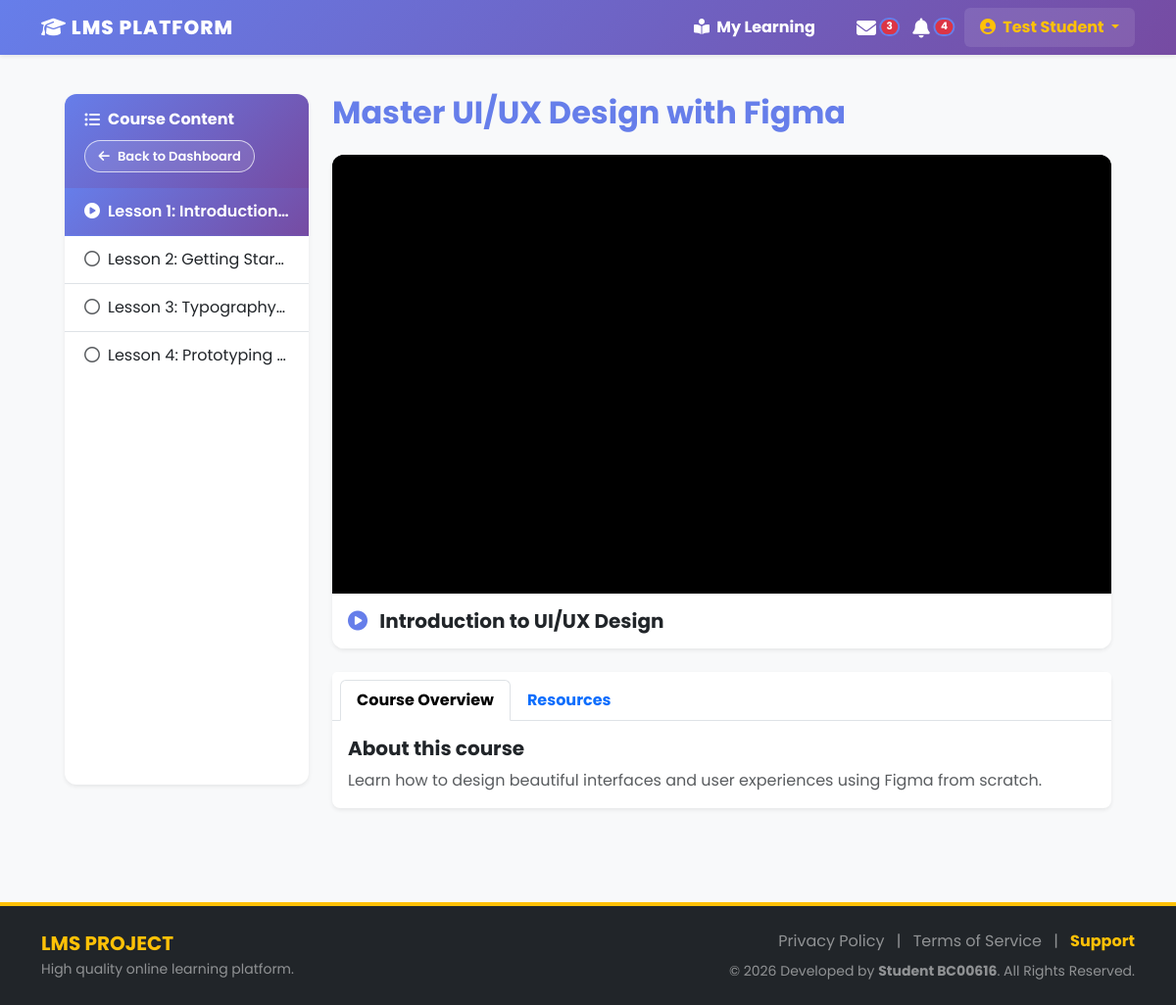
Page /public/course/learn/20 (signed in) on the committed database.
### tables this page shows
CREATE TABLE `lessons` (
  `id` int(11) NOT NULL,
  `course_id` int(11) NOT NULL,
  `title` varchar(150) NOT NULL,
  `content` text DEFAULT NULL,
  `video_url` varchar(255) DEFAULT NULL,
  `order_index` int(11) DEFAULT 0,
  `created_at` timestamp NOT NULL DEFAULT current_timestamp()
);

CREATE TABLE `courses` (
  `id` int(11) NOT NULL,
  `title` varchar(150) NOT NULL,
  `slug` varchar(150) NOT NULL,
  `description` text DEFAULT NULL,
  `price` decimal(10,2) DEFAULT 0.00,
  `thumbnail` varchar(255) DEFAULT NULL,
  `instructor_id` int(11) NOT NULL,
  `category_id` int(11) DEFAULT NULL,
  `status` enum('draft','published','hidden') DEFAULT 'draft',
  `created_at` timestamp NOT NULL DEFAULT current_timestamp()
);

### app/Controllers/CourseController.php (called while the page is built, shortened)
<?php
class CourseController extends Controller {
   public function learn($course_id) {
        $courseModel = $this->model('CourseModel');
        $course = $courseModel->getCourseById($course_id);
        $lessons = $courseModel->getLessonsByCourse($course_id);
        $current_lesson = null;
        if (!empty($lessons)) {
            $current_lesson = $lessons[0];
        }
        $this->view('courses/learn', [
            'title' => 'Learning: ' . $course['title'],
            'course' => $course,
            'lessons' => $lessons,
            'current_lesson' => $current_lesson
        ]);
    }
}

### public/index.php (called while the page is built, shortened)
<?php
require_once '../app/Config/Database.php';
require_once '../app/Core/Controller.php';
$app = new App();

### app/Models/CourseModel.php (called while the page is built, shortened)
<?php
require_once '../app/Config/Database.php';
class CourseModel {
    private $conn;
    public function __construct() {
        $db = new Database();
        $this->conn = $db->connect();
    }
    public function getCourseById($id) {
        $sql = "SELECT c.*, u.fullname as instructor_name, cat.name as category_name
                FROM courses c
                JOIN users u ON c.instructor_id = u.id
                JOIN categories cat ON c.category_id = cat.id
                WHERE c.id = ?";
        $stmt = $this->conn->prepare($sql);
        $stmt->execute([$id]);
        return $stmt->fetch(PDO::FETCH_ASSOC);
    }
    public function getLessonsByCourse($course_id) {
        $sql = "SELECT * FROM lessons WHERE course_id = ? ORDER BY id ASC";
        $stmt = $this->conn->prepare($sql);
        $stmt->execute([$course_id]);
        return $stmt->fetchAll(PDO::FETCH_ASSOC);
    }
}

### app/Config/Database.php (called while the page is built)
<?php
class Database {
    private $host = 'localhost';
    private $user = 'root';
    private $pass = '';
    private $dbname = 'lms_db';
    public function connect() {
        try {
            $dsn = "mysql:host=" . $this->host . ";dbname=" . $this->dbname . ";charset=utf8";
            $pdo = new PDO($dsn, $this->user, $this->pass);
            $pdo->setAttribute(PDO::ATTR_ERRMODE, PDO::ERRMODE_EXCEPTION);
            return $pdo;
        } catch (PDOException $e) {
            die("Database Connection Error: " . $e->getMessage());
        }
    }
}

### app/Views/courses/learn.php (the view, shortened to what this page needs)
<?php require_once '../app/Views/inc/header.php'; ?>
<?php
    function getYoutubeId($url) {
        $pattern = '/(?:youtube\.com\/(?:[^\/]+\/.+\/|(?:v|e(?:mbed)?)\/|.*[?&]v=)|youtu\.be\/)([^"&?\/\s]{11})/i';
        if (preg_match($pattern, $url, $matches)) {
            return $matches[1];
        }
        return null;
    }
    $currentLesson = $data['current_lesson'];
    $videoId = $currentLesson ? getYoutubeId($currentLesson['video_url']) : null;
?>
<div class="container-fluid mt-3 mb-5 px-3 px-md-4">
    <div class="row g-4">
        <div class="col-lg-3 mb-4 learn-sidebar">
            <div class="card shadow-sm h-100">
                <div class="card-header text-white">
                    <h2 class="h6 card-header-title mb-0">
                        <i class="fas fa-list-ul me-2"></i>Course Content
                    </h2>
                    <a href="/LMS_Project/public/course/my_learning" class="learn-back-btn">
                        <i class="fas fa-arrow-left me-2"></i>Back to Dashboard
                    </a>
                </div>
                <div class="list-group list-group-flush sidebar-content">
                    <?php if (empty($data['lessons'])): ?>
                        <div class="learn-empty-sidebar">
                            <i class="fas fa-folder-open"></i>
                            <span>No lessons uploaded yet.</span>
                        </div>
                    <?php else: ?>
                        <?php foreach($data['lessons'] as $index => $lesson): ?>
                            <?php
                                $isActive = ($currentLesson && $currentLesson['id'] == $lesson['id']) ? 'active' : '';
                                $link = "/LMS_Project/public/course/learn/" . $data['course']['id'] . "?lesson_id=" . $lesson['id'];
                            ?>
                            <a href="<?= $link ?>" class="list-group-item list-group-item-action <?= $isActive ?> d-flex align-items-center">
                                <span class="me-2">
                                    <?php if($isActive): ?>
                                        <i class="fas fa-play-circle"></i>
                                    <?php else: ?>
                                        <i class="far fa-circle text-muted"></i>
                                    <?php endif; ?>
                                </span>
                                <span class="text-truncate">
                                    Lesson <?= $index + 1 ?>: <?= htmlspecialchars($lesson['title']) ?>
                                </span>
                            </a>
                        <?php endforeach; ?>
                    <?php endif; ?>
                </div>
            </div>
        </div>
        <div class="col-lg-9">
            <h2 class="fw-bold mb-4 text-primary">
                <?= htmlspecialchars($data['course']['title']) ?>
            </h2>
            <?php if ($currentLesson): ?>
                <div class="card shadow-sm mb-4 border-0 video-wrap">
                    <div class="card-body p-0 bg-dark">
                        <div class="video-container">
                            <?php if ($videoId): ?>
                                <iframe src="https://www.youtube.com/embed/<?= $videoId ?>?rel=0&autoplay=1&modestbranding=1"
                                        frameborder="0" allowfullscreen allow="autoplay">
                                </iframe>
                            <?php endif; ?>
                        </div>
                    </div>
                    <div class="card-footer bg-white border-0 pt-3 pb-3">
                        <h5 class="fw-bold mb-0 text-dark">
                            <i class="fas fa-play-circle me-2 text-primary"></i>
                            <?= htmlspecialchars($currentLesson['title']) ?>
                        </h5>
                    </div>
                </div>
                <div class="card shadow-sm border-0 rounded-3">
                    <div class="card-header bg-white border-bottom">
                        <ul class="nav nav-tabs card-header-tabs" id="learnTab" role="tablist">
                            <li class="nav-item">
                                <button class="nav-link active fw-bold" data-bs-toggle="tab" data-bs-target="#overview">
                                    Course Overview
                                </button>
                            </li>
                            <li class="nav-item">
                                <button class="nav-link fw-bold" data-bs-toggle="tab" data-bs-target="#resources">
                                    Resources
                                </button>
                            </li>
                        </ul>
                    </div>
                    <div class="card-body">
                        <div class="tab-content">
                            <div class="tab-pane fade show active" id="overview">
                                <h5 class="fw-bold text-dark">About this course</h5>
                                <div class="text-muted" style="line-height: 1.6;">
                                    <?= nl2br(htmlspecialchars($data['course']['description'])) ?>
                                </div>
                            </div>
                        </div>
                    </div>
                </div>
            <?php endif; ?>
        </div>
    </div>
</div>
<?php require_once '../app/Views/inc/footer.php'; ?>

### public/css/style.css (style rules this page uses)
:root { font-family: 'Poppins', -apple-system, BlinkMacSystemFont, 'Segoe UI', sans-serif; --lms-gradient-start: #667eea; --lms-gradient-end: #764ba2; --lms-gradient: linear-gradient(135deg, #667eea 0%, #764ba2 100%); --bs-primary: #667eea; --bs-primary-rgb: 102, 126, 234; --bs-primary-dark: #5a6fd6; }
body { font-family: 'Poppins', -apple-system, BlinkMacSystemFont, 'Segoe UI', sans-serif; }

### app/Views/inc/header.php (style rules this page uses)
body { min-height: 100vh; display: flex; flex-direction: column; background-color: #f8f9fa; }
.card { border: none; box-shadow: 0 0.125rem 0.25rem rgba(0, 0, 0, 0.075); }
.nav-link { position: relative; }

### app/Views/courses/learn.php (style rules this page uses)
.learn-sidebar .card { border-radius: 12px; overflow: hidden; border: none; box-shadow: 0 0.125rem 0.5rem rgba(0,0,0,0.08); }
.learn-sidebar .card-header { background: var(--lms-gradient) !important; border: none; padding: 1rem 1.25rem; }
.learn-sidebar .card-header-title { font-size: 1rem; font-weight: 700; margin: 0; display: flex; align-items: center; }
.learn-sidebar .card-header-title i { opacity: 0.95; }
.learn-back-btn { display: inline-flex; align-items: center; margin-top: 0.75rem; padding: 0.35rem 0.85rem; font-size: 0.8125rem; font-weight: 600; border-radius: 50px; border: 1px solid rgba(255,255,255,0.7); color: #fff; background: rgba(255,255,255,0.1); text-decoration: none; transition: background 0.2s, border-color 0.2s; }
.sidebar-content { max-height: 70vh; overflow-y: auto; }
.sidebar-content .list-group-item { border-left: 0; border-right: 0; padding: 0.75rem 1.25rem; }
.sidebar-content .list-group-item.active { background: var(--lms-gradient); border-color: transparent; color: #fff; font-weight: 600; }
.video-wrap { border-radius: 12px; overflow: hidden; box-shadow: 0 0.25rem 1rem rgba(0,0,0,0.1); }
.video-container { position: relative; padding-bottom: 56.25%; height: 0; overflow: hidden; background: #000; }
.video-container iframe { position: absolute; top: 0; left: 0; width: 100%; height: 100%; }

### rows in the picture
lessons: title "Introduction…", title "Introduction to UI/UX Design"
lessons: title "Getting Star…"
lessons: title "Typography…"
lessons: title "Prototyping…"
courses: title "Master UI/UX Design with Figma", description "Learn how to design beautiful interfaces and user experiences using Figma from scratch."

### other values in the picture
$msgCount "3"
$notiCount "4"
$_SESSION['user_name'] "Test Student"
